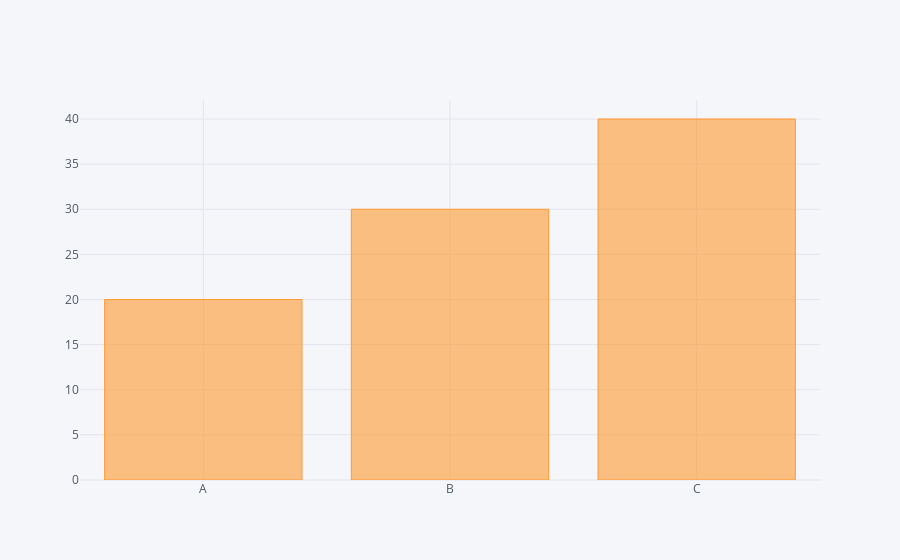

Write notebook code for a chart like this one.
### Code cell
df2.iplot(kind='bar',x='Category',y='Values')

### Figure 1 — Plotly figure (JSON) as saved in the notebook; plotly's stock layout.template omitted (floating-point values rounded to 4 significant figures)
{"data": [{"marker": {"color": "rgba(255, 153, 51, 0.6)", "line": {"color": "rgba(255, 153, 51, 1.0)", "width": 1}}, "name": "Values", "orientation": "v", "text": "", "type": "bar", "x": ["A", "B", "C"], "y": [20, 30, 40]}], "layout": {"legend": {"bgcolor": "#F5F6F9", "font": {"color": "#4D5663"}}, "paper_bgcolor": "#F5F6F9", "plot_bgcolor": "#F5F6F9", "titlefont": {"color": "#4D5663"}, "xaxis1": {"gridcolor": "#E1E5ED", "showgrid": true, "tickfont": {"color": "#4D5663"}, "title": "", "titlefont": {"color": "#4D5663"}, "zerolinecolor": "#E1E5ED"}, "yaxis1": {"gridcolor": "#E1E5ED", "showgrid": true, "tickfont": {"color": "#4D5663"}, "title": "", "titlefont": {"color": "#4D5663"}, "zerolinecolor": "#E1E5ED"}}}
